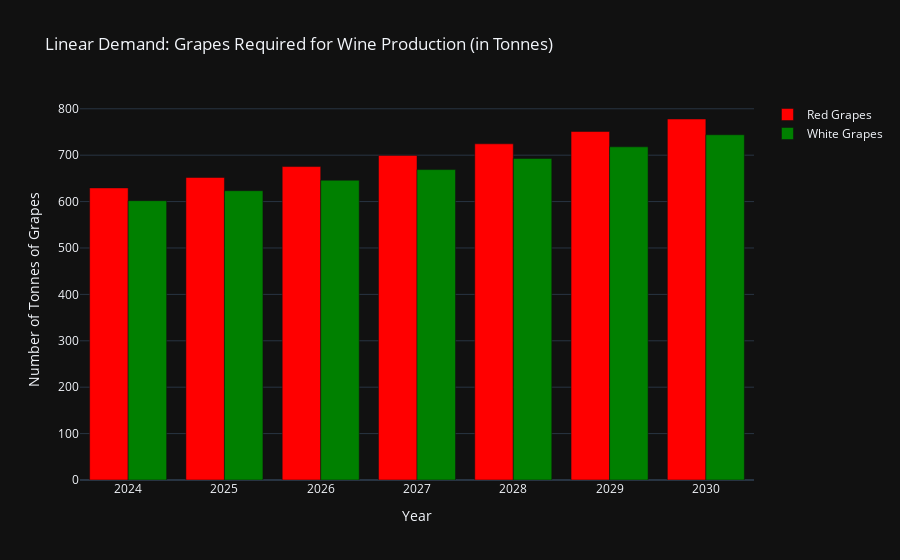

Source (notebook cell):
### Code cell
import plotly.graph_objects as go

# Convert oak barrel values to tonnes of grapes required
# One oak barrel requires 0.5 kg of grapes, and 1 tonne = 1000 kg
red_grape_tonnes = [value * 0.5  for value in [1259, 1304, 1351, 1399, 1449, 1502, 1556, 1182, 0, 0]]
white_grape_tonnes = [value * 0.5  for value in [1204, 1247, 1292, 1338, 1386, 1436, 1488, 1542, 1597, 0]]

# Define the years
years = list(range(2024, 2031)) # 7 Years 

# Create stacked bar plot
fig = go.Figure(data=[
    go.Bar(name='Red Grapes', x=years, y=red_grape_tonnes, marker_color='red'),
    go.Bar(name='White Grapes', x=years, y=white_grape_tonnes, marker_color='green')
])

# Change the bar mode
fig.update_layout(title='Linear Demand: Grapes Required for Wine Production (in Tonnes)',
                  xaxis_title='Year',
                  yaxis_title='Number of Tonnes of Grapes')
fig.update_layout(template='plotly_dark')

fig.show()

### Figure 1 — Plotly figure (JSON) as saved in the notebook; plotly's stock layout.template omitted (floating-point values rounded to 4 significant figures)
{"data": [{"marker": {"color": "red"}, "name": "Red Grapes", "type": "bar", "x": [2024, 2025, 2026, 2027, 2028, 2029, 2030], "y": [629.5, 652, 675.5, 699.5, 724.5, 751, 778, 591, 0, 0]}, {"marker": {"color": "green"}, "name": "White Grapes", "type": "bar", "x": [2024, 2025, 2026, 2027, 2028, 2029, 2030], "y": [602, 623.5, 646, 669, 693, 718, 744, 771, 798.5, 0]}], "layout": {"title": {"text": "Linear Demand: Grapes Required for Wine Production (in Tonnes)"}, "xaxis": {"title": {"text": "Year"}}, "yaxis": {"title": {"text": "Number of Tonnes of Grapes"}}}}
